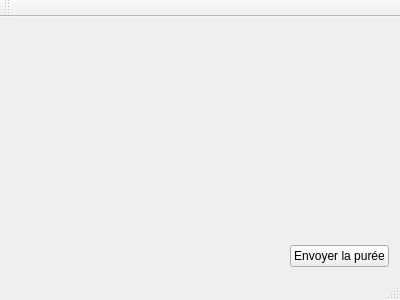
<?xml version="1.0" encoding="UTF-8"?>
<ui version="4.0">
 <class>MainWindow</class>
 <widget class="QMainWindow" name="MainWindow">
  <property name="geometry">
   <rect>
    <x>0</x>
    <y>0</y>
    <width>400</width>
    <height>300</height>
   </rect>
  </property>
  <property name="windowTitle">
   <string>MainWindow</string>
  </property>
  <widget class="QWidget" name="centralWidget">
   <layout class="QGridLayout" name="gridLayout">
    <item row="1" column="0">
     <spacer name="horizontalSpacer">
      <property name="orientation">
       <enum>Qt::Horizontal</enum>
      </property>
      <property name="sizeHint" stdset="0">
       <size>
        <width>40</width>
        <height>20</height>
       </size>
      </property>
     </spacer>
    </item>
    <item row="1" column="1">
     <widget class="QPushButton" name="soundButton">
      <property name="text">
       <string>Envoyer la purée</string>
      </property>
     </widget>
    </item>
    <item row="0" column="1">
     <spacer name="verticalSpacer">
      <property name="orientation">
       <enum>Qt::Vertical</enum>
      </property>
      <property name="sizeHint" stdset="0">
       <size>
        <width>20</width>
        <height>40</height>
       </size>
      </property>
     </spacer>
    </item>
   </layout>
  </widget>
  <widget class="QMenuBar" name="menuBar">
   <property name="geometry">
    <rect>
     <x>0</x>
     <y>0</y>
     <width>400</width>
     <height>18</height>
    </rect>
   </property>
  </widget>
  <widget class="QToolBar" name="mainToolBar">
   <attribute name="toolBarArea">
    <enum>TopToolBarArea</enum>
   </attribute>
   <attribute name="toolBarBreak">
    <bool>false</bool>
   </attribute>
  </widget>
  <widget class="QStatusBar" name="statusBar"/>
 </widget>
 <layoutdefault spacing="6" margin="11"/>
 <resources/>
 <connections/>
</ui>
